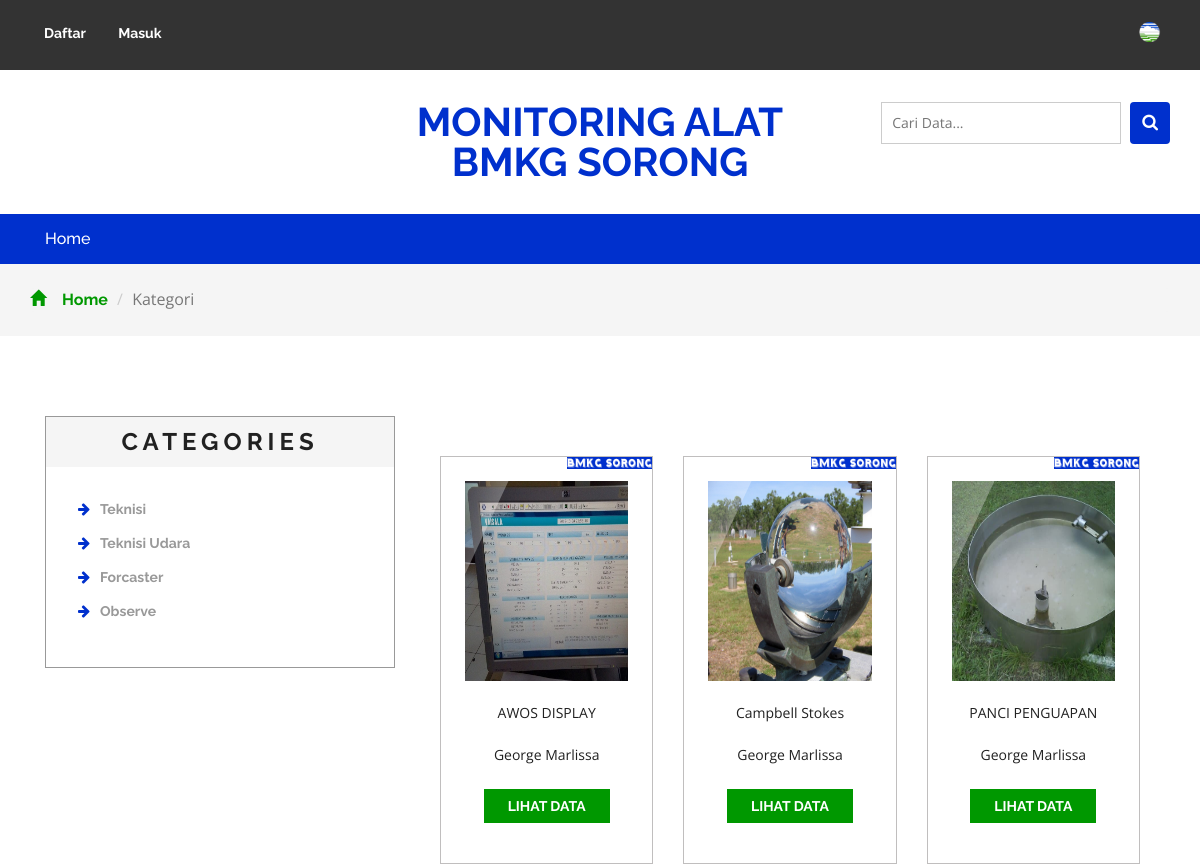
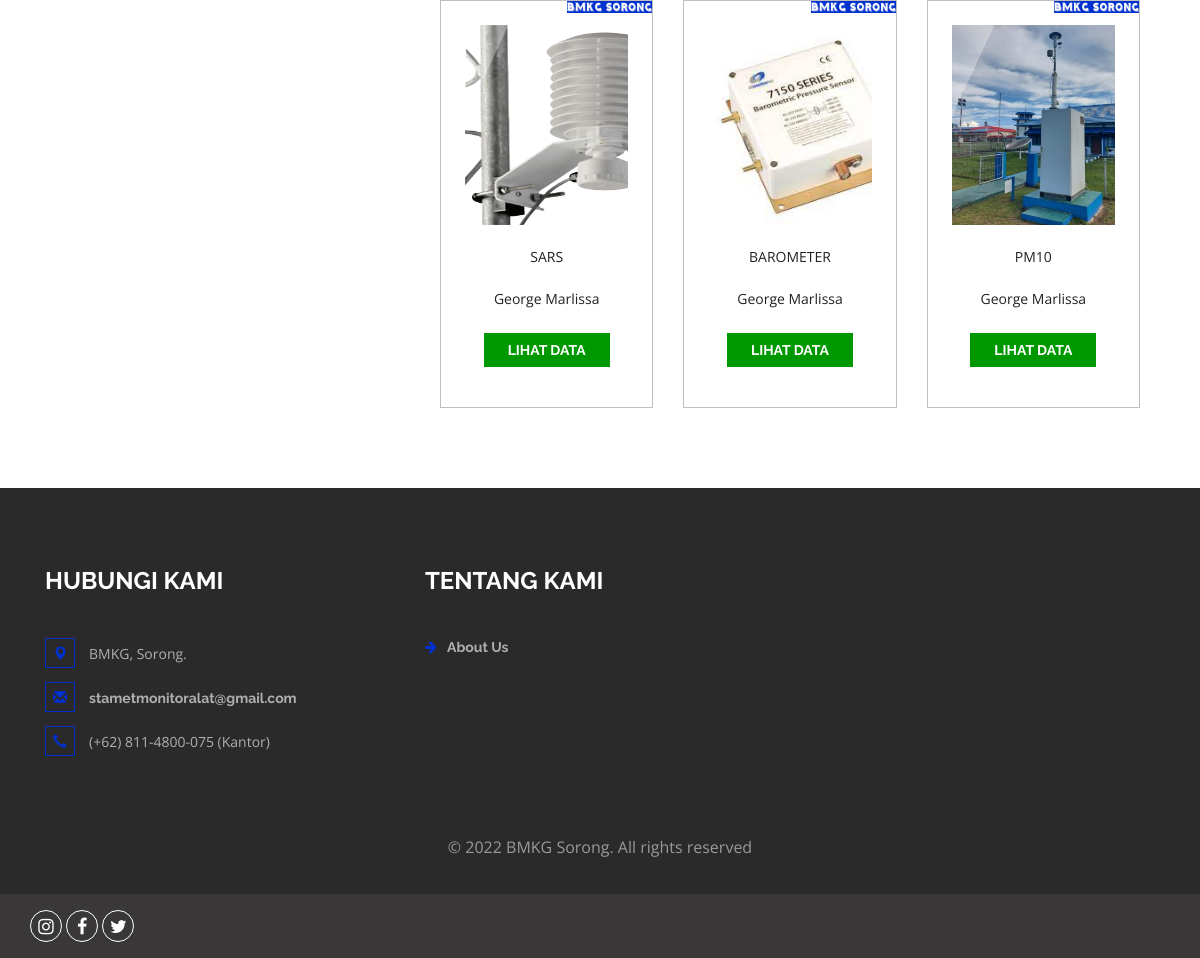
Screenshot of /search.php with the database file from the repository (2 pictures, top to bottom).
### tables this page shows
CREATE TABLE `kategori` (
  `idkategori` int(11) NOT NULL,
  `namakategori` varchar(30) NOT NULL,
  `tgldibuat` timestamp NOT NULL DEFAULT current_timestamp()
);

CREATE TABLE `alat` (
  `idalat` int(11) NOT NULL,
  `idkategori` int(11) NOT NULL,
  `nama` varchar(225) NOT NULL,
  `namaalat` varchar(200) NOT NULL,
  `gambar` varchar(1000) NOT NULL,
  `deskripsi` varchar(1000) NOT NULL,
  `kondisi` varchar(200) NOT NULL,
  `tgldibuat` timestamp NOT NULL DEFAULT current_timestamp()
);

### search.php (the view, shortened to what this page needs)
<?php
include 'dbconnect.php';
$s = $_POST['Search'];
?>
<!DOCTYPE html>
<html>
<head>
<link href="css/bootstrap.css" rel="stylesheet" type="text/css" media="all" />
<link href="css/style.css" rel="stylesheet" type="text/css" media="all" />
<link href="css/font-awesome.css" rel="stylesheet">
</head>
<body>
	<div class="agileits_header">
		<div class="container">
			<div class="agile-login">
				<ul>
				<?php
				if(!isset($_SESSION['log'])){
					echo '
					<li><a href="registered.php"> Daftar</a></li>
					<li><a href="login.php">Masuk</a></li>
					';
				}
				?>
				</ul>
			</div>
			<div class="product_list_header">
					<a href="index.php"><button class="w3view-cart" type="submit" name="submit" value=""><img src="images/bmkglogo.png" alt=" " class="img-responsive" /></button>
					</a>
			</div>
			<div class="clearfix"> </div>
		</div>
	</div>
	<div class="logo_products">
		<div class="container">
			<div class="w3ls_logo_products_left">
				<h1><a href="index.php">Monitoring Alat BMKG Sorong</a></h1>
			</div>
		<div class="w3l_search">
			<form action="search.php" method="post">
				<input type="search" name="Search" placeholder="Cari Data...">
				<button type="submit" class="btn btn-default search" aria-label="Left Align">
					<i class="fa fa-search" aria-hidden="true"> </i>
				</button>
			</form>
		</div>
			<div class="clearfix"> </div>
		</div>
	</div>
	<div class="navigation-agileits">
		<div class="container">
			<nav class="navbar navbar-default">
							<div class="collapse navbar-collapse" id="bs-megadropdown-tabs">
								<ul class="nav navbar-nav">
									<li class="active"><a href="index.php" class="act">Home</a></li>
								</ul>
							</div>
							</nav>
			</div>
		</div>
	<div class="breadcrumbs">
		<div class="container">
			<ol class="breadcrumb breadcrumb1 animated wow slideInLeft" data-wow-delay=".5s">
				<li><a href="index.php"><span class="glyphicon glyphicon-home" aria-hidden="true"></span>Home</a></li>
				<li class="active">Kategori</li>
			</ol>
		</div>
	</div>
	<div class="products">
		<div class="container">
			<div class="col-md-4 products-left">
				<div class="categories">
					<h2>Categories</h2>
					<ul class="cate">
						<?php
														$kat=mysqli_query($conn,"SELECT * from kategori order by idkategori ASC");
														while($p=mysqli_fetch_array($kat)){
															?>
														<li><a href="kategori.php?idkategori=<?php echo $p['idkategori'] ?>"><i class="fa fa-arrow-right" aria-hidden="true"></i><?php echo $p['namakategori'] ?></a></li>
														<?php
																	}
														?>
					</ul>
				</div>
			</div>
			<div class="col-md-8 products-right">
				<div class="agile_top_brands_grids">
				<?php
					$brgs=mysqli_query($conn,"SELECT * from alat where nama like '%$s%' or namaalat like '%$s%' or deskripsi like '%$s%' order by idalat ASC");
					$x = mysqli_num_rows($brgs);
					if($x>0){
					while($p=mysqli_fetch_array($brgs)){
					?>
						<div class="col-md-4 top_brand_left">
						<div class="hover14 column">
							<div class="agile_top_brand_left_grid">
								<div class="agile_top_brand_left_grid_pos">
									<img src="images/bmkgs.png" alt=" " class="img-responsive" />
								</div>
								<div class="agile_top_brand_left_grid1">
									<figure>
										<div class="snipcart-item block">
											<div class="snipcart-thumb">
												<a href="alat.php?idalat=<?php echo $p['idalat'] ?>"><img src="<?php echo $p['gambar']?>" width="200px" height="200px"></a>
												<p><?php echo $p['namaalat'] ?></p>
												<p><?php echo $p['nama'] ?></p>
											</div>
											<div class="snipcart-details top_brand_home_details">
												<fieldset>
													<a href="alat.php?idalat=<?php echo $p['idalat'] ?>"><input type="submit" class="button" value="Lihat Data" /></a>
												</fieldset>
											</div>
										</div>
									</figure>
								</div>
							</div>
						</div>
					</div>
						<?php
							}
					} else {
						echo "Data tidak ditemukan, coba kata kunci lainnya";
					}
						?>
						<div class="clearfix"> </div>
				</div>
			</div>
		</div>
	</div>
<div class="footer">
		<div class="container">
			<div class="w3_footer_grids">
				<div class="col-md-4 w3_footer_grid">
					<h3>Hubungi Kami</h3>
					<ul class="address">
						<li><i class="glyphicon glyphicon-map-marker" aria-hidden="true"></i>BMKG, Sorong.</li>
						<li><i class="glyphicon glyphicon-envelope" aria-hidden="true"></i><a href="mailto:stametmonitoralat@gmail.com">stametmonitoralat@gmail.com</a></li>
						<li><i class="glyphicon glyphicon-earphone" aria-hidden="true"></i>(+62) 811-4800-075 (Kantor)</li>
					</ul>
				</div>
				<div class="col-md-3 w3_footer_grid">
					<h3>Tentang Kami</h3>
					<ul class="info">
						<li><i class="fa fa-arrow-right" aria-hidden="true"></i><a href="https://www.google.com/maps/place/Stasiun+Meteorologi+Kelas+I+DEO+Sorong+BMKG/@-0.8905059,131.2860747,19.5z/data=!4m5!3m4!1s0x2d59553227f4124d:0xc4e49dde160cedc!8m2!3d-0.8905413!4d131.2858084">About Us</a></li>
					</ul>
				</div>
				<div class="clearfix"> </div>
			</div>
		</div>
		<div class="footer-copy">
			<div class="container">
				<p>© 2022 BMKG Sorong. All rights reserved</p>
			</div>
		</div>
	</div>
    <div class="footer-botm">
			<div class="container">
				<div class="w3layouts-foot">
					<ul>
						<li><a href="https://www.instagram.com/bmkg_sorong/" class="w3_agile_instagram"><i class="fa fa-instagram" aria-hidden="true"></i></a></li>
						<li><a href="https://www.facebook.com/meteosorong" class="w3_agile_facebook"><i class="fa fa-facebook" aria-hidden="true"></i></a></li>
						<li><a href="https://twitter.com/infoBMKG" class="agile_twitter"><i class="fa fa-twitter" aria-hidden="true"></i></a></li>
					</ul>
				</div>
				<div class="clearfix"> </div>
			</div>
		</div>
<link href="css/skdslider.css" rel="stylesheet">
</body>
</html>

### rows the page displays
kategori: namakategori "Teknisi"
kategori: namakategori "Teknisi Udara"
kategori: namakategori "Forcaster"
kategori: namakategori "Observe"
alat: gambar (picture), namaalat "AWOS DISPLAY", nama "George Marlissa"
alat: gambar (picture), namaalat "Campbell Stokes", nama "George Marlissa"
alat: gambar (picture), namaalat "PANCI PENGUAPAN", nama "George Marlissa"
alat: gambar (picture), namaalat "SARS", nama "George Marlissa"
alat: gambar (picture), namaalat "BAROMETER", nama "George Marlissa"
alat: gambar (picture), namaalat "PM10", nama "George Marlissa"
